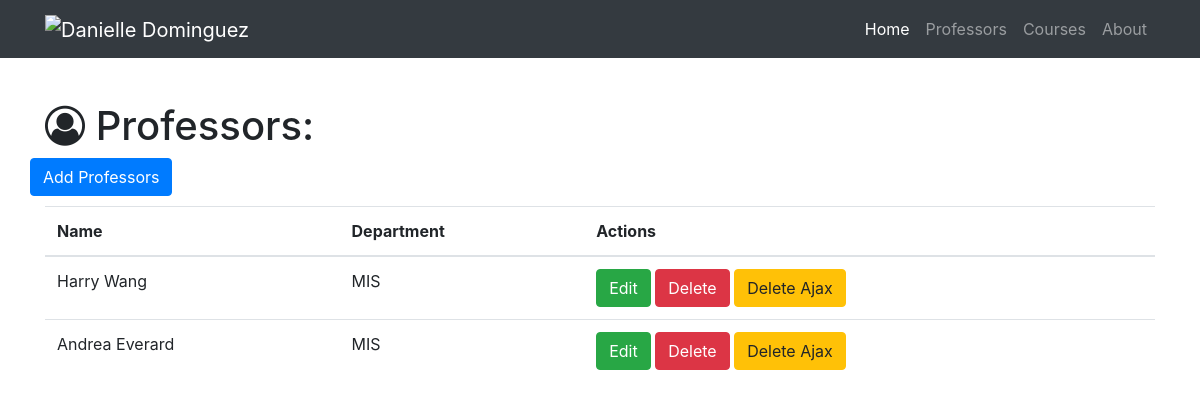
The app's page /professors with its own data.
### resume.py (models this page shows)
class Professor(db.Model):
    __tablename__ = 'professors'
    id = db.Column(db.Integer, primary_key=True)
    name = db.Column(db.String(64))
    department = db.Column(db.Text)
    courses = db.relationship('Course', backref='professor', cascade="delete")

### resume.py (the view)
@app.route('/professors')
def show_all_professors():
    professors = Professor.query.all()
    return render_template('professor-all.html', professors=professors)

### templates/professor-all.html (shortened to what this page needs)
{% extends "home-base.html"%}
{% block page_content%}
  <div class="container">
    <h1 class="mt-5"><i class="fa fa-user-circle-o" aria-hidden="true"></i> Professors:</h1>
    <div class="row bottom-margin">
      <a href="/professor/add" class="btn btn-primary" role="button" aria-disabled="true">Add Professors</a>
    </div>
    {% if professors %}
      <table class="table">
        <thead>
          <tr>
            <th>Name</th>
            <th>Department</th>
            <th>Actions</th>
          </tr>
        </thead>
        <tbody>
          {% for professor in professors %}
          <tr>
              <td>{{professor.name}}</td>
              <td>{{professor.department}}</td>
              <td>
                <a href="/professor/edit/{{professor.id}}" class="btn btn-success" role="button" aria-disabled="true">Edit</a>
                <a href="/professor/delete/{{professor.id}}" class="btn btn-danger" role="button">Delete</a>
                <button class="btn btn-warning delete_ajax_btn" role="button" data-professor-id="{{professor.id}}">Delete Ajax</button>
              </td>
          </tr>
          {% endfor%}
        </tbody>
      </table>
    {% else %}
      <h3>There are no professors in the database yet.</h3>
    {% endif %}
  </div>
{% endblock%}

### static/resume.css (style rules this page uses)
body { padding-top: 54px; }
.bottom-margin { margin-bottom: 10px; }

### records on screen
Professor: name "Harry Wang", department "MIS"
Professor: name "Andrea Everard", department "MIS"
